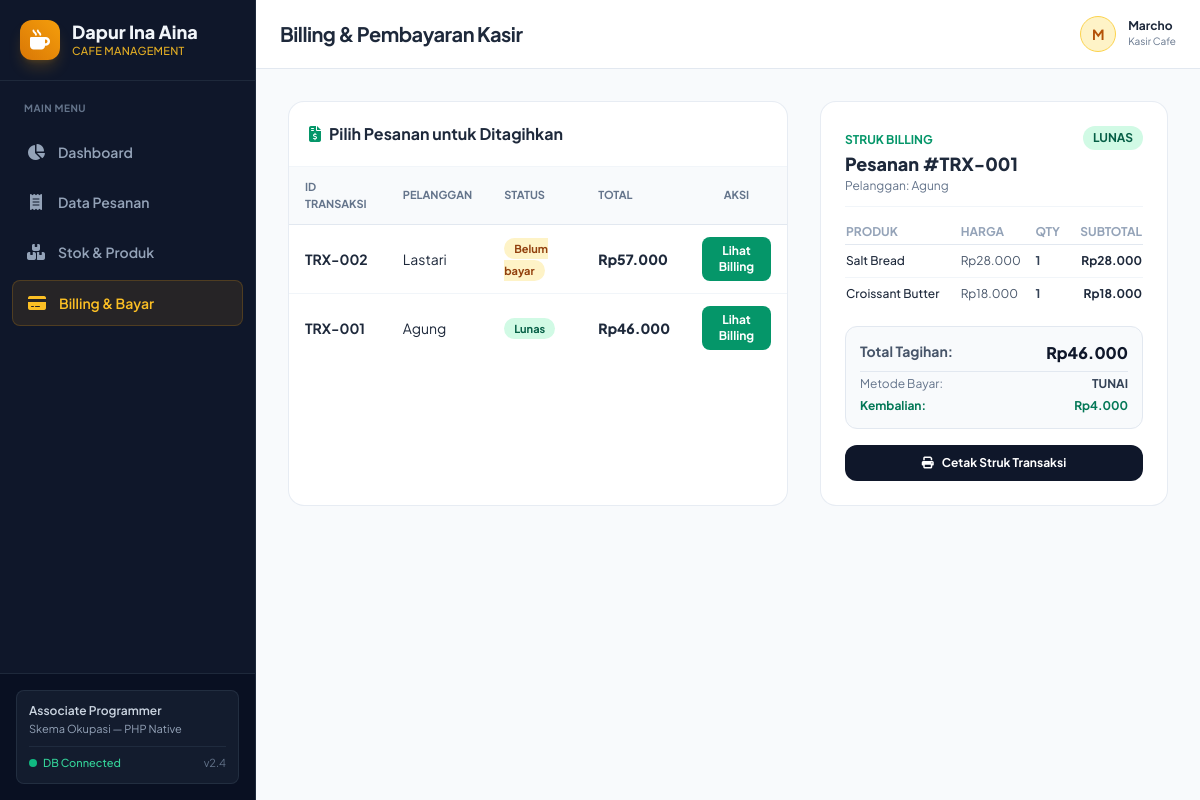
/billing.php?id=TRX-001, run on the app's committed database.
### tables this page shows
CREATE TABLE pesanan (
    id_transaksi VARCHAR(20) PRIMARY KEY,
    id_pelanggan INT NOT NULL,
    tanggal DATETIME NOT NULL,
    status_bayar ENUM('lunas', 'belum bayar') DEFAULT 'belum bayar',
    metode_bayar ENUM('tunai', 'non tunai') DEFAULT NULL,
    total_bayar DECIMAL(12,2) NOT NULL DEFAULT 0,
    uang_bayar DECIMAL(12,2) DEFAULT 0,
    kembalian DECIMAL(12,2) DEFAULT 0,

    FOREIGN KEY (id_pelanggan)
        REFERENCES pelanggan(id_pelanggan)
        ON DELETE CASCADE
);

CREATE TABLE pelanggan (
    id_pelanggan INT AUTO_INCREMENT PRIMARY KEY,
    nama_pelanggan VARCHAR(100) NOT NULL,
    no_hp VARCHAR(20)
);

CREATE TABLE detail_pesanan (
    id_detail INT AUTO_INCREMENT PRIMARY KEY,
    id_transaksi VARCHAR(20) NOT NULL,
    id_produk INT NOT NULL,
    harga DECIMAL(12,2) NOT NULL,
    qty INT NOT NULL,
    subtotal DECIMAL(12,2) NOT NULL,

    FOREIGN KEY (id_transaksi)
        REFERENCES pesanan(id_transaksi)
        ON DELETE CASCADE,

    FOREIGN KEY (id_produk)
        REFERENCES produk(id_produk)
        ON DELETE CASCADE
);

CREATE TABLE produk (
    id_produk INT AUTO_INCREMENT PRIMARY KEY,
    nama_produk VARCHAR(100) NOT NULL,
    kategori ENUM('makanan', 'minuman') NOT NULL,
    harga DECIMAL(12,2) NOT NULL,
    stok INT NOT NULL DEFAULT 0,
    gambar VARCHAR(255) NOT NULL DEFAULT 'default.jpg'
);

### koneksi.php (called while the page is built, shortened)
<?php
function formatRp($angka) {
    return 'Rp' . number_format($angka, 0, ',', '.');
}
?>

### billing.php (the view, shortened to what this page needs)
<?php
require_once 'koneksi.php';
$pesananList = $pdo->query("SELECT p.*, pel.nama_pelanggan FROM pesanan p JOIN pelanggan pel ON p.id_pelanggan = pel.id_pelanggan ORDER BY p.tanggal DESC")->fetchAll();
$selectedOrder = null;
$selectedItems = [];
if (isset($_GET['id'])) {
    $stmtSel = $pdo->prepare("SELECT p.*, pel.nama_pelanggan FROM pesanan p JOIN pelanggan pel ON p.id_pelanggan = pel.id_pelanggan WHERE p.id_transaksi = ?");
    $stmtSel->execute([$_GET['id']]);
    $selectedOrder = $stmtSel->fetch();
    if ($selectedOrder) {
        $stmtDet = $pdo->prepare("SELECT d.*, pr.nama_produk FROM detail_pesanan d JOIN produk pr ON d.id_produk = pr.id_produk WHERE d.id_transaksi = ?");
        $stmtDet->execute([$_GET['id']]);
        $selectedItems = $stmtDet->fetchAll();
    }
}
include 'header.php';
?>
<div class="grid grid-cols-1 lg:grid-cols-12 gap-8">
    <div class="lg:col-span-7 bg-white rounded-2xl border border-slate-200/80 shadow-xs overflow-hidden">
        <div class="p-5 border-b border-slate-100">
            <h3 class="font-bold text-slate-800"><i class="fa-solid fa-file-invoice-dollar text-emerald-600 mr-2"></i>Pilih Pesanan untuk Ditagihkan</h3>
        </div>
        <div class="overflow-x-auto">
            <table class="w-full text-left border-collapse">
                <thead>
                    <tr class="bg-slate-50 border-b border-slate-200 text-[11px] uppercase font-extrabold text-slate-500">
                        <th class="py-3 px-4">ID Transaksi</th>
                        <th class="py-3 px-4">Pelanggan</th>
                        <th class="py-3 px-4">Status</th>
                        <th class="py-3 px-4">Total</th>
                        <th class="py-3 px-4 text-center">Aksi</th>
                    </tr>
                </thead>
                <tbody class="divide-y divide-slate-100 text-sm">
                    <?php foreach ($pesananList as $ps): ?>
                        <tr class="hover:bg-slate-50">
                            <td class="py-3 px-4 font-bold text-slate-800"><?= $ps['id_transaksi'] ?></td>
                            <td class="py-3 px-4"><?= $ps['nama_pelanggan'] ?></td>
                            <td class="py-3 px-4">
                                <span class="px-2.5 py-1 rounded-full text-[11px] font-bold <?= $ps['status_bayar'] == 'lunas' ? 'bg-emerald-100 text-emerald-800' : 'bg-amber-100 text-amber-800' ?>">
                                    <?= ucfirst($ps['status_bayar']) ?>
                                </span>
                            </td>
                            <td class="py-3 px-4 font-extrabold text-slate-800"><?= formatRp($ps['total_bayar']) ?></td>
                            <td class="py-3 px-4 text-center">
                                <a href="billing.php?id=<?= $ps['id_transaksi'] ?>" class="px-3 py-1.5 bg-emerald-600 hover:bg-emerald-700 text-white font-bold text-xs rounded-lg shadow-xs inline-block">
                                    Lihat Billing
                                </a>
                            </td>
                        </tr>
                    <?php endforeach; ?>
                </tbody>
            </table>
        </div>
    </div>
    <div class="lg:col-span-5 bg-white p-6 rounded-2xl border border-slate-200/80 shadow-xs">
        <?php if ($selectedOrder): ?>
            <div class="space-y-4">
                <div class="flex justify-between items-start border-b border-slate-100 pb-3">
                    <div>
                        <span class="text-xs font-bold text-emerald-600 uppercase">Struk Billing</span>
                        <h3 class="text-lg font-extrabold text-slate-800">Pesanan #<?= $selectedOrder['id_transaksi'] ?></h3>
                        <p class="text-xs text-slate-500">Pelanggan: <?= $selectedOrder['nama_pelanggan'] ?></p>
                    </div>
                    <span class="px-2.5 py-1 rounded-full text-xs font-bold <?= $selectedOrder['status_bayar'] == 'lunas' ? 'bg-emerald-100 text-emerald-800' : 'bg-amber-100 text-amber-800' ?>">
                        <?= strtoupper($selectedOrder['status_bayar']) ?>
                    </span>
                </div>
                <table class="w-full text-left text-xs">
                    <thead>
                        <tr class="uppercase text-slate-400 font-bold border-b border-slate-200">
                            <th class="pb-1">Produk</th>
                            <th class="pb-1">Harga</th>
                            <th class="pb-1">Qty</th>
                            <th class="pb-1 text-right">Subtotal</th>
                        </tr>
                    </thead>
                    <tbody class="divide-y divide-slate-100">
                        <?php foreach ($selectedItems as $item): ?>
                            <tr>
                                <td class="py-2 text-slate-800 font-medium"><?= $item['nama_produk'] ?></td>
                                <td class="py-2 text-slate-600"><?= formatRp($item['harga']) ?></td>
                                <td class="py-2 font-bold text-slate-700"><?= $item['qty'] ?></td>
                                <td class="py-2 text-right font-bold text-slate-800"><?= formatRp($item['subtotal']) ?></td>
                            </tr>
                        <?php endforeach; ?>
                    </tbody>
                </table>
                <div class="bg-slate-50 p-3.5 rounded-xl space-y-1.5 border border-slate-200">
                    <div class="flex justify-between text-sm">
                        <span class="font-bold text-slate-600">Total Tagihan:</span>
                        <span class="font-extrabold text-slate-900 text-base"><?= formatRp($selectedOrder['total_bayar']) ?></span>
                    </div>
                    <?php if ($selectedOrder['status_bayar'] == 'lunas'): ?>
                        <div class="flex justify-between text-xs text-slate-500 pt-1 border-t border-slate-200">
                            <span>Metode Bayar:</span>
                            <span class="font-bold uppercase text-slate-700"><?= $selectedOrder['metode_bayar'] ?></span>
                        </div>
                        <div class="flex justify-between text-xs text-emerald-700 font-bold">
                            <span>Kembalian:</span>
                            <span><?= formatRp($selectedOrder['kembalian']) ?></span>
                        </div>
                    <?php endif; ?>
                </div>
                <?php if ($selectedOrder['status_bayar'] != 'lunas'): ?>
                    <form action="" method="POST" class="space-y-3 pt-2">
                        <input type="hidden" name="id_transaksi" value="<?= $selectedOrder['id_transaksi'] ?>">
                        <input type="hidden" name="total_bayar" value="<?= $selectedOrder['total_bayar'] ?>">
                        <div>
                            <label class="block text-xs text-slate-600 font-semibold mb-1">Metode Pembayaran</label>
                            <select name="metode_bayar" id="metode_select" onchange="toggleMetodeBayar(this.value)" class="w-full px-3 py-2 bg-slate-50 border border-slate-300 rounded-lg text-xs font-semibold focus:outline-emerald-500">
                                <option value="tunai">Tunai</option>
                                <option value="qris">Scan QR (QRIS / GoPay / OVO / ShopeePay)</option>
                                <option value="transfer">Transfer Bank (BCA / Mandiri / BRI)</option>
                                <option value="kartu">Kartu Debit / Kredit</option>
                            </select>
                        </div>
                        <div id="wrapper_tunai">
                            <label class="block text-xs text-slate-600 font-semibold mb-1">Uang Dibayarkan (Rp)</label>
                            <input type="number" id="uang_bayar_input" name="uang_bayar" min="<?= $selectedOrder['total_bayar'] ?>" placeholder="<?= $selectedOrder['total_bayar'] ?>" class="w-full px-3 py-2 bg-slate-50 border border-slate-300 rounded-lg text-sm font-bold focus:outline-emerald-500" required>
                        </div>
                        <div id="wrapper_qris" class="hidden text-center p-4 bg-emerald-50 border border-emerald-200 rounded-xl space-y-3">
                            <p class="text-xs font-bold text-emerald-800">Pembayaran QRIS Aktif</p>
                            <a href="qris_display.php?id=<?= $selectedOrder['id_transaksi'] ?>" target="_blank" class="inline-flex items-center gap-2 px-4 py-2 bg-emerald-600 hover:bg-emerald-700 text-white font-bold text-xs rounded-lg shadow-sm transition-all">
                                <i class="fa-solid fa-desktop"></i> Tampilkan QR di Layar Pelanggan
                            </a>
                            <p class="text-[11px] text-slate-500">Klik tombol di atas untuk membuka tampilan QRIS pada monitor kedua / layar pembeli.</p>
                        </div>
                        <div id="wrapper_transfer" class="hidden p-3 bg-blue-50 border border-blue-200 rounded-xl space-y-1 text-xs">
                            <p class="font-bold text-blue-900 mb-1">Rekening Tujuan Transfer:</p>
                            <div class="flex justify-between text-slate-700">
                                <span>Bank BCA:</span>
                                <span class="font-extrabold">123-456-7890</span>
                            </div>
                            <div class="flex justify-between text-slate-700">
                                <span>Bank Mandiri:</span>
                                <span class="font-extrabold">987-000-12345</span>
                            </div>
                        </div>
                        <div id="wrapper_kartu" class="hidden p-3 bg-slate-50 border border-slate-200 rounded-xl space-y-2">
                            <label class="block text-[11px] text-slate-600 font-semibold mb-1">Nomor Referensi EDC / Kartu (Opsional)</label>
                            <input type="text" name="no_referensi_kartu" placeholder="Contoh: EDC-12345678" class="w-full px-3 py-1.5 bg-white border border-slate-300 rounded-lg text-xs">
                        </div>
                        <button type="submit" name="proses_bayar" class="w-full py-2.5 bg-emerald-600 hover:bg-emerald-700 text-white font-bold text-xs rounded-lg shadow-md transition-all flex items-center justify-center gap-2">
                            <i class="fa-solid fa-check-circle"></i> Konfirmasi & Bayar
                        </button>
                    </form>
                    <script>
                        function toggleMetodeBayar(val) {
                            document.getElementById('wrapper_tunai').classList.add('hidden');
                            document.getElementById('wrapper_qris').classList.add('hidden');
                            document.getElementById('wrapper_transfer').classList.add('hidden');
                            document.getElementById('wrapper_kartu').classList.add('hidden');
                            const inputUang = document.getElementById('uang_bayar_input');
                            if (val === 'tunai') {
                                document.getElementById('wrapper_tunai').classList.remove('hidden');
                                inputUang.setAttribute('required', 'required');
                            } else {
                                inputUang.removeAttribute('required');
                                if (val === 'qris') {
                                    document.getElementById('wrapper_qris').classList.remove('hidden');
                                } else if (val === 'transfer') {
                                    document.getElementById('wrapper_transfer').classList.remove('hidden');
                                } else if (val === 'kartu') {
                                    document.getElementById('wrapper_kartu').classList.remove('hidden');
                                }
                            }
                        }
                    </script>
                <?php else: ?>
                    <button onclick="window.print()" class="w-full py-2.5 bg-slate-900 hover:bg-slate-800 text-white font-bold text-xs rounded-xl flex items-center justify-center gap-2">
                        <i class="fa-solid fa-print"></i> Cetak Struk Transaksi
                    </button>
                <?php endif; ?>
            </div>
        <?php endif; ?>
    </div>
</div>
<?php include 'footer.php'; ?>

### data on the page
pesanan: id_transaksi "TRX-002", id_pelanggan.nama_pelanggan "Lastari", status_bayar "Belum bayar", total_bayar "Rp57.000"
pesanan: id_transaksi "TRX-001", id_pelanggan.nama_pelanggan "Agung", status_bayar "Lunas", total_bayar "Rp46.000", status_bayar "LUNAS", metode_bayar "TUNAI", kembalian "Rp4.000"
pelanggan: nama_pelanggan "Agung"
detail_pesanan: id_produk.nama_produk "Salt Bread", harga "Rp28.000", qty "1", subtotal "Rp28.000"
detail_pesanan: id_produk.nama_produk "Croissant Butter", harga "Rp18.000", qty "1", subtotal "Rp18.000"

### other printed values
$page_title "Billing & Pembayaran Kasir"
